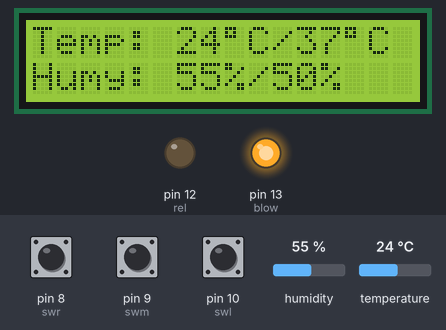
Simulated run of this sketch. Board: Arduino Uno, built with avr-gcc and run on an emulated ATmega328P. Parts: 16×2 character LCD, output pins drawn as LEDs (lit = HIGH). The inputs (shaded band) are chosen by the test bench; at power-on: pin 9 (swm) LOW, temperature 24 °C, humidity 55 %, pin 8 (swr) LOW, pin 10 (swl) LOW.

Above: at 11.2 s.
11.3 s: pin 9 (swm) pulled HIGH for 1.2 s
At 12.5 s:
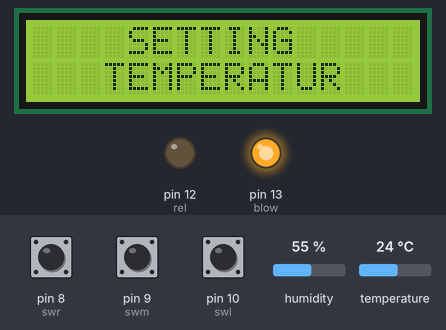
16.1 s: pin 9 (swm) pulled HIGH for 1.2 s
At 17.7 s:
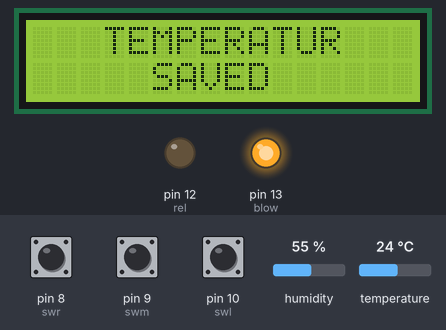
19.6 s: temperature set to 0 °C
At 21.7 s:
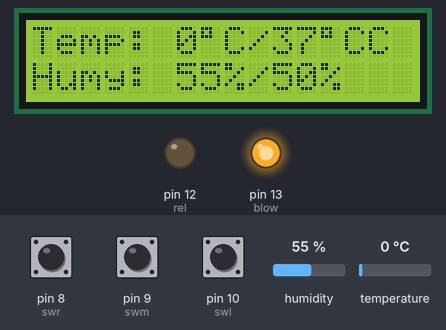
22.6 s: temperature set to 36.3 °C
At 23.7 s:
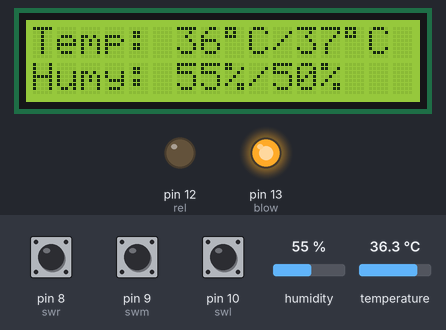
24.6 s: temperature set to 37.3 °C
At 25.8 s:
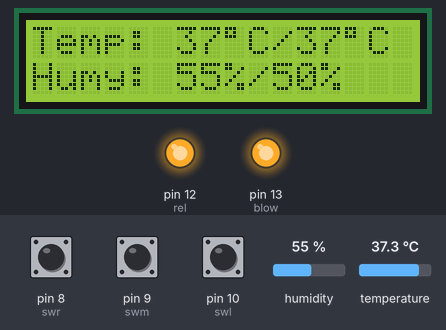
26.6 s: humidity set to 51 %
At 27.8 s:
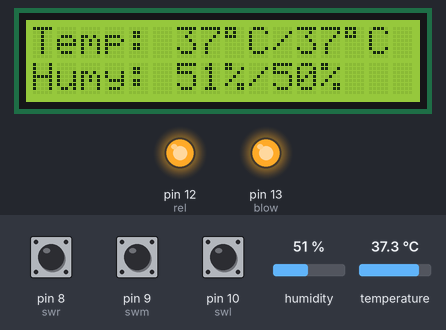
28.6 s: humidity set to 48 %
Timing chart, 0 to 31.6 s (numbered marks = the images above; inputs shaded):
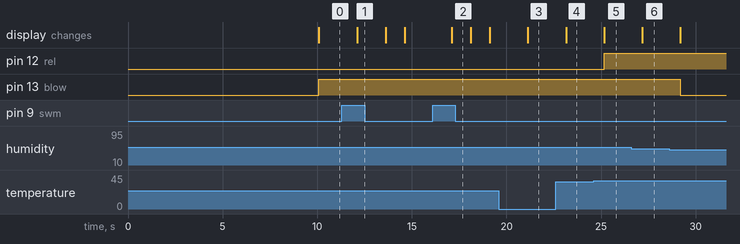

The sketch:

Dry_filament.ino
```cpp
#include <DHT.h>
#include <DHT_U.h>
#include "DHT.h"

/***********************
Next time bisa upgrade pake I2C untuk LCD-nya
***********************/
#include <LiquidCrystal.h>
LiquidCrystal lcd(7,6,5,4,3,2);

// tombol right,middle,left
#define swr 8
#define swm 9
#define swl 10

// dht setup
#define DHTPIN 11
#define DHTTYPE DHT22
DHT dht(DHTPIN, DHTTYPE);

// relay heater
#define rel 12
// blower exthaus
#define blow 13

// value ADC button right,middle,left
int valuer,valuem,valuel;
// default temperature dan kelembaban
int settemp = 37;
int sethumy = 50;
// kelembaban dan suhu
int h,t;
// counter click button
byte klik =0;

// Custom character hexadecimal
byte part3_1[8]={0x00,0x0f,0x0f,0x00,
                 0x00,0x00,0x00,0x03};
byte part3_2[8]={0x00,0x1e,0x1e,0x00,
                 0x00,0x00,0x00,0x1e};
byte part3_3[8]={0x03,0x00,0x00,0x00,
                 0x00,0x0f,0x0f,0x00};
byte part3_4[8]={0x1e,0x00,0x00,0x00,
                 0x00,0x1e,0x1e,0x00};
byte partd_1[8]={0x01,0x02,0x04,0x08,
                 0x18,0x0c,0x0a,0x09};
byte partd_2[8]={0x10,0x08,0x04,0x02,
                 0x03,0x06,0x0a,0x12};
byte partd_3[8]={0x09,0x09,0x09,0x09,
                 0x05,0x03,0x01,0x00};
byte partd_4[8]={0x12,0x12,0x12,0x14,
                 0x18,0x10,0x00,0x10};


void setup() {
  // put your setup code here, to run once:
  lcd.begin(16,2);
  lcd.createChar(1, part3_1);
  lcd.createChar(2, part3_2);
  lcd.createChar(3, part3_3);
  lcd.createChar(4, part3_4);

  lcd.createChar(5, partd_1);
  lcd.createChar(6, partd_2);
  lcd.createChar(7, partd_3);
  lcd.createChar(8, partd_4);

  dht.begin();

  pinMode(swr, INPUT);
  pinMode(swm, INPUT);
  pinMode(swl, INPUT);

  pinMode(rel, OUTPUT);
  pinMode(blow, OUTPUT);

// Print custom character
  lcd.setCursor(1,0);
  lcd.print("\x7c");
  lcd.print("\xa4");
  lcd.print("\x2f");
  lcd.print("\x7c");
  lcd.print("     ");
  lcd.write(1);
  lcd.write(2);
  lcd.write(5);
  lcd.write(6);
  lcd.setCursor(1,1);
  lcd.print("|  |");
  lcd.print("ESIN");
  lcd.print(" ");
  lcd.write(3);
  lcd.write(4);
  lcd.write(7);
  lcd.write(8);
  delay(10000);
  lcd.clear();
}

// Loop menu setting temperature
void mtombol() {
  if (valuem == 1) {
    lcd.clear();
    lcd.setCursor(4,0);
    lcd.print("SETTING");
    lcd.setCursor(3,1);
    lcd.print("TEMPERATUR");
    delay(1500);
    lcd.clear();

    do {
      if(valuem == 1) {
        klik++;
        delay(1000);
      }
      else if(valuer == 1) {
        if(settemp < 71){
          settemp = settemp+1;
          delay(500);
        }
      }
      else if(valuel == 1) {
        if(settemp > 36){
          settemp = settemp-1;
          delay(500);
        }
      }
      lcd.setCursor(0,0);
      lcd.print("Set Temperatur");
      lcd.setCursor(0,1);
      lcd.print(settemp);
      lcd.print("\xdf");
      lcd.print("C   ");

      valuer=digitalRead(swr);
      valuem=digitalRead(swm);
      valuel=digitalRead(swl);
    }
    while(klik <= 1);
    klik = 0;
    lcd.clear();
    lcd.setCursor(3,0);
    lcd.print("TEMPERATUR");
    lcd.setCursor(5,1);
    lcd.print("SAVED");
    delay(1000);
    lcd.clear();

  }
}

// Loop menu setting kelembaban
void htombol() {
  if (valuel == 1 && valuer == 1) {
    lcd.clear();
    lcd.setCursor(4,0);
    lcd.print("SETTING");
    lcd.setCursor(4,1);
    lcd.print("HUMIDITY");
    delay(1500);
    lcd.clear();

    do {
      if(valuem == 1) {
        klik++;
        delay(1000);
      }
      else if(valuer == 1) {
        if(sethumy < 100){
          sethumy = sethumy+1;
          delay(500);
        }
      }
      else if(valuel == 1) {
        if(sethumy > 5){
          sethumy = sethumy-1;
          delay(500);
        }
      }
      lcd.setCursor(2,0);
      lcd.print("Set Humidity");
      lcd.setCursor(0,1);
      lcd.print(sethumy);
      lcd.print("%");
      lcd.print("    ");

      valuer=digitalRead(swr);
      valuem=digitalRead(swm);
      valuel=digitalRead(swl);
    }
    while(klik <= 1);
    klik = 0;
    lcd.clear();
    lcd.setCursor(4,0);
    lcd.print("HUMIDITY");
    lcd.setCursor(5,1);
    lcd.print("SAVED");
    delay(1000);
    lcd.clear();

  }
}

// Range temperature
void controlt() {
  if(t >= settemp) {
    digitalWrite(rel, HIGH);
  }
  else if(t < settemp) {
    digitalWrite(rel, LOW);
  }
}

// Range kelembaban
void controlh() {
  if(h >= sethumy) {
    digitalWrite(blow, HIGH);
  }
  else if(h < sethumy) {
    digitalWrite(blow, LOW);
  }
}


void loop() {
  // put your main code here, to run repeatedly:
  valuer=digitalRead(swr);
  valuem=digitalRead(swm);
  valuel=digitalRead(swl);

  h = dht.readHumidity();
  t = dht.readTemperature();

  lcd.setCursor(0,0);
  lcd.print("Temp: ");
  lcd.print(t);
  lcd.print("\xdf");
  lcd.print("C/");
  lcd.print(settemp);
  lcd.print("\xdf");
  lcd.print("C");

  lcd.setCursor(0,1);
  lcd.print("Humy: ");
  lcd.print(h);
  lcd.print("%/");
  lcd.print(sethumy);
  lcd.print("%");

  controlt();
  controlh();

  mtombol();
  htombol();
  delay(1000);
}
```

Measured:
- the behaviour switches between 36.9 and 37 °C on temperature (found by bisection; images 4 and 5)
- after the input at 11.3 s, the display: changes after 0.81 s (image 1)
- after the input at 16.1 s, the display: changes after 1.0 s (image 2)
- after the input at 19.6 s, the display: changes after 1.5 s (image 3)
- after the input at 22.6 s, the display: changes after 0.55 s (image 4)
- after the input at 24.6 s, pin 12 (rel): LOW → HIGH after 0.56 s; the display: changes after 0.56 s (image 5)
- after the input at 26.6 s, the display: changes after 0.58 s (image 6)
- after the input at 28.6 s, pin 13 (blow): HIGH → LOW after 0.59 s
